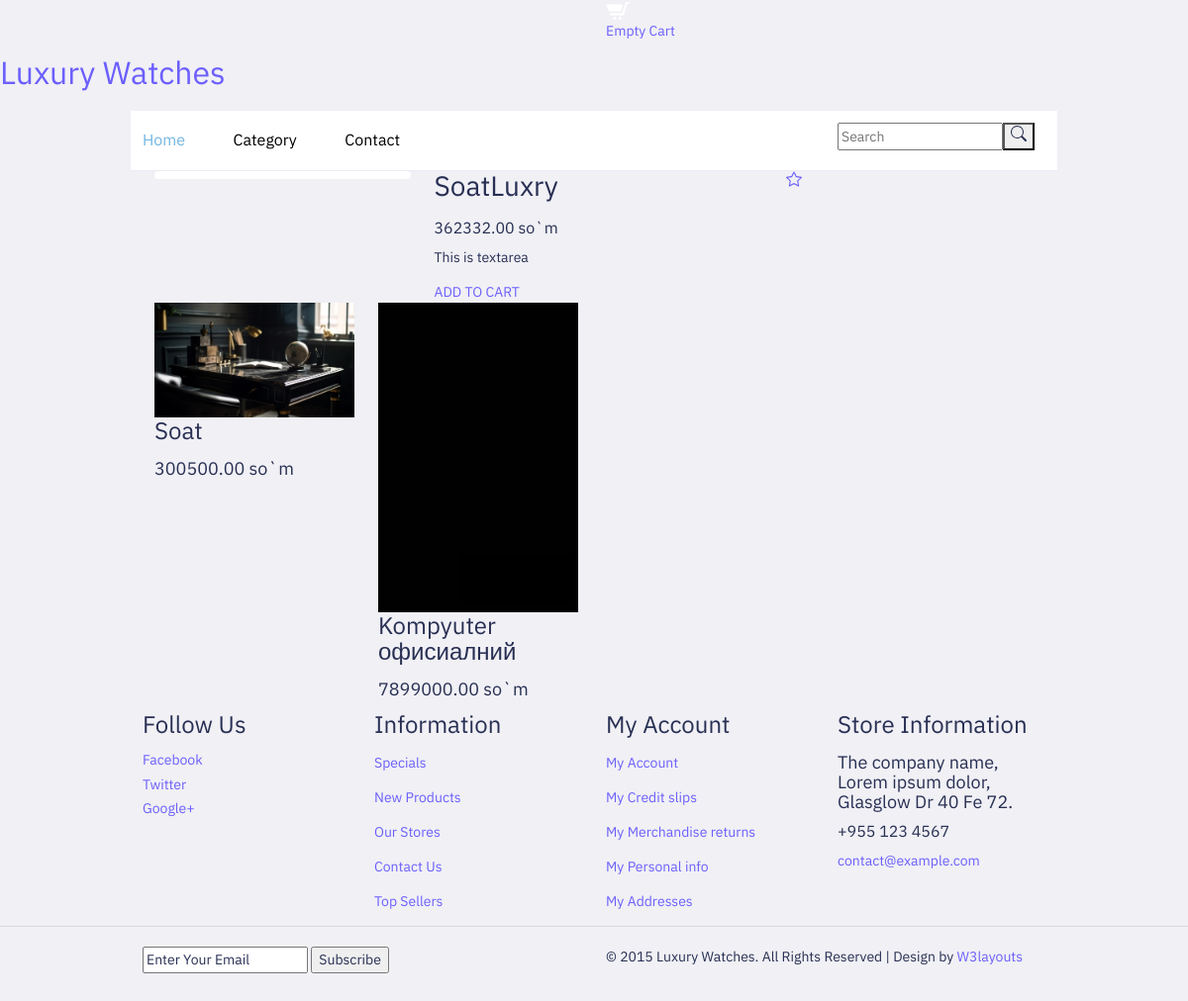
Page /product/7/ on the committed database.
### main/models.py (models this page shows, shortened)
class Product(models.Model):
    name = models.CharField(max_length=255)
    slug = models.SlugField(blank=True)
    description = models.TextField()
    quantity = models.IntegerField()
    price = models.DecimalField(decimal_places=2, max_digits=10)
    currency = models.SmallIntegerField(
        choices=(
            (1,'Dollar'),
            (2, 'So`m')
            )
    )
    discount_price = models.DecimalField(
        decimal_places=2,
        max_digits=10,
        blank=True,
        null=True
        )
    baner_image = models.ImageField(upload_to='baner/')
    category = models.ForeignKey(Category, on_delete=models.SET_NULL, null=True)
    @property
    def review(self):
        reviews = ProductReview.objects.filter(product_id=self.id)
        result = reduce(lambda result, x: result +x, reviews, 0)
        try:
            result = result / reviews.count()
        except ZeroDivisionError:
            result = 0
        return result

### main/views.py (the view)
# urls.py: path('product/<int:id>/', views.product_detail, name='product_detail'),
def product_detail(request, id):
    product = models.Product.objects.get(id=id)
    categorys = models.Category.objects.all()
    recomendation = models.Product.objects.filter(
        category_id=product.category.id).exclude(id=product.id)[:3]
    images = models.ProductImage.objects.filter(product_id=product.id)
    context = {
        'product':product,
        'categorys':categorys,
        'recomendation':recomendation,
        'images':images,
        'range':range(product.review)
    }
    return render(request, 'product/detail.html', context)

### main/templates/product/detail.html (shortened to what this page needs)
{% extends 'base.html' %}
{% load static %}
{% block content %}
<div class="single contact">
    <div class="container">
        <div class="single-main">
            <div class="col-md-9 single-main-left">
            <div class="sngl-top">
                <div class="col-md-5 single-top-left">
						<div class="flexslider">
                      </div>
                    <link rel="stylesheet" href="{% static 'css/flexslider.css' %}" type="text/css" media="screen">
                </div>
                <div class="col-md-7 single-top-right">
                    <div class="single-para simpleCart_shelfItem">
                    <div style="display: flex; justify-content: space-between;">
                        <h2>{{product.name}}</h2>
                        {% if is_saved %}
                        <a href="{% url 'main:delete_wish_list' %}?id={{is_saved}}">
                            <svg xmlns="http://www.w3.org/2000/svg" width="16" height="16" fill="currentColor" class="bi bi-star-fill" viewBox="0 0 16 16">
                                <path d="M3.612 15.443c-.386.198-.824-.149-.746-.592l.83-4.73L.173 6.765c-.329-.314-.158-.888.283-.95l4.898-.696L7.538.792c.197-.39.73-.39.927 0l2.184 4.327 4.898.696c.441.062.612.636.282.95l-3.522 3.356.83 4.73c.078.443-.36.79-.746.592L8 13.187l-4.389 2.256z"/>
                              </svg>
                        </a>
                        {% else %}
                        <a href="{% url 'main:create_wish_list' %}?product_id={{product.id}}">
                        </a>
                        {% endif %}
                    </div>
                        <h5 class="item_price"> {% if product.currency == 1 %} $ {{product.price}} {% else %} {{product.price}} so`m {% endif %}</h5>
                        <p>{{product.description}}</p>
                            <a href="#" class="add-cart item_add">ADD TO CART</a>
                    </div>
                </div>
                <div class="clearfix"> </div>
            </div>
            <div class="latestproducts">
                <div class="product-one">
                    {% for product in recomendation %}
                    <div class="col-md-4 product-left p-left">
                        <div class="product-main simpleCart_shelfItem">
                            <a href="{% url 'main:product_detail' product.id %}" class="mask"><img class="img-responsive zoom-img" src="{{product.baner_image.url}}" alt=""></a>
                            <div class="product-bottom">
                                <h3>{{product.name}}</h3>
                                <h4><a class="item_add" href="#"></a> <span class=" item_price">{% if product.currency == 1 %} $ {{product.price}} {% else %} {{product.price}} so`m {% endif %}</span></h4>
                            </div>
                        </div>
                    </div>
                    {% endfor %}
                </div>
            </div>
        </div>
            <div class="clearfix"> </div>
        </div>
    </div>
</div>
{% endblock %}

### main/static/css/flexslider.css (style rules this page uses)
.flexslider { margin: 0; padding: 0; }
.flexslider { margin: 0 0 10px; background: #ffffff; border: 4px solid #ffffff; position: relative; zoom: 1; -webkit-border-radius: 4px; -moz-border-radius: 4px; border-radius: 4px; -webkit-box-shadow: '' 0 1px 4px rgba(0, 0, 0, 0.2); -moz-box-shadow: '' 0 1px 4px rgba(0, 0, 0, 0.2); -o-box-shadow: '' 0 1px 4px rgba(0, 0, 0, 0.2); box-shadow: '' 0 1px 4px rgba(0, 0, 0, 0.2); }

### rows in the picture
Product: name "SoatLuxry", price "362332.00", description "This is textarea"
Product: baner_image (picture), name "Soat", price "300500.00"
Product: baner_image (picture), name "Kompyuter офисиалний", price "7899000.00"
